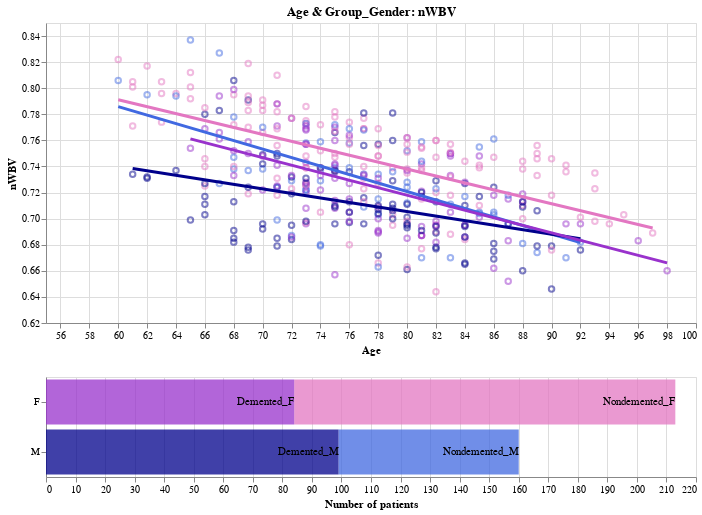

Notebook code for this chart:
### Markdown cell above
### **Age & Group_Gender: nWBV**

### Code cell
selection = alt.selection_multi(fields=['Group_Gender'])
color = alt.condition(selection, 
                      alt.Color('Group_Gender:N', scale=alt.Scale(
                          domain = ['Demented_M', 'Nondemented_M', 
                                    'Demented_F', 'Nondemented_F'], 
                          range = ['darkblue', 'royalblue', 
                                   'darkorchid', '#e377c2']), 
                          legend=None),
                      alt.value('lightgray')
                     )

base = alt.Chart(df).mark_point(opacity=0.5).encode(
    x = alt.X('Age', scale=alt.Scale(domain=(55,100))),
    y = alt.Y('nWBV', scale=alt.Scale(domain=(0.62, 0.85))),
    color = color
).properties(width=650, height=300
)

scatter = base + base.transform_regression('Age', 'nWBV', groupby=['Group_Gender']).mark_line(size=3)\
.properties(title='Age & Group_Gender: nWBV')

bars = alt.Chart(df).mark_bar(
    opacity=0.75
).encode(
    x = alt.X('sum(Count)', title='Number of patients'),
    y = alt.Y('Gender'),
    color = color
).properties(width=650, height=100).add_selection(selection)

text = alt.Chart(df).mark_text(align='right', baseline='middle').encode(
    y = alt.Y('Gender', title=None),
    x = alt.X('sum(Count)', stack=True),
    text = 'Group_Gender')

alt.vconcat(scatter, alt.layer(bars, text))

### Figure 1 — Vega-Lite specification as saved in the notebook (floating-point values rounded to 4 significant figures; data arrays with more than 128 entries replaced by an {"elided": "..."} marker saying what was removed)
{"config": {"view": {"continuousWidth": 400, "continuousHeight": 300}}, "vconcat": [{"layer": [{"mark": {"type": "point", "opacity": 0.5}, "encoding": {"color": {"condition": {"type": "nominal", "field": "Group_Gender", "legend": null, "scale": {"domain": ["Demented_M", "Nondemented_M", "Demented_F", "Nondemented_F"], "range": ["darkblue", "royalblue", "darkorchid", "#e377c2"]}, "selection": "selector003"}, "value": "lightgray"}, "x": {"type": "quantitative", "field": "Age", "scale": {"domain": [55, 100]}}, "y": {"type": "quantitative", "field": "nWBV", "scale": {"domain": [0.62, 0.85]}}}, "height": 300, "width": 650}, {"mark": {"type": "line", "size": 3}, "encoding": {"color": {"condition": {"type": "nominal", "field": "Group_Gender", "legend": null, "scale": {"domain": ["Demented_M", "Nondemented_M", "Demented_F", "Nondemented_F"], "range": ["darkblue", "royalblue", "darkorchid", "#e377c2"]}, "selection": "selector003"}, "value": "lightgray"}, "x": {"type": "quantitative", "field": "Age", "scale": {"domain": [55, 100]}}, "y": {"type": "quantitative", "field": "nWBV", "scale": {"domain": [0.62, 0.85]}}}, "height": 300, "title": "Age & Group_Gender: nWBV", "transform": [{"on": "Age", "regression": "nWBV", "groupby": ["Group_Gender"]}], "width": 650}]}, {"layer": [{"mark": {"type": "bar", "opacity": 0.75}, "encoding": {"color": {"condition": {"type": "nominal", "field": "Group_Gender", "legend": null, "scale": {"domain": ["Demented_M", "Nondemented_M", "Demented_F", "Nondemented_F"], "range": ["darkblue", "royalblue", "darkorchid", "#e377c2"]}, "selection": "selector003"}, "value": "lightgray"}, "x": {"type": "quantitative", "aggregate": "sum", "field": "Count", "title": "Number of patients"}, "y": {"type": "nominal", "field": "Gender"}}, "height": 100, "selection": {"selector003": {"type": "multi", "fields": ["Group_Gender"]}}, "width": 650}, {"mark": {"type": "text", "align": "right", "baseline": "middle"}, "encoding": {"text": {"type": "nominal", "field": "Group_Gender"}, "x": {"type": "quantitative", "aggregate": "sum", "field": "Count", "stack": true}, "y": {"type": "nominal", "field": "Gender", "title": null}}}]}], "data": {"name": "data-a6ab703a77f79978e82fbef66380f0b9"}, "$schema": "https://vega.github.io/schema/vega-lite/v4.8.1.json", "datasets": {"data-a6ab703a77f79978e82fbef66380f0b9": {"elided": "373 records"}}}
